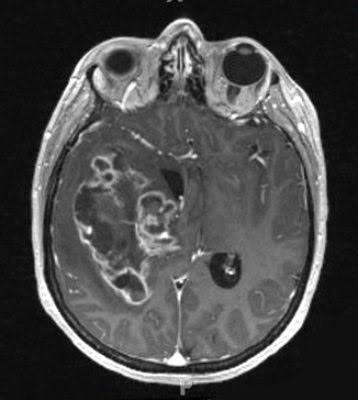
#> input picture backend/samples/brain_mri.jpg, 358 x 400 px; its folder holds only this picture in this run
$ python -i validator.py   (imports and definitions only)
#> lines starting #> are read from the running program, lines starting #| are printed output that depends on the picture; after the words box and inside, x2 and y2 are one past the last pixel; in counts of white or black regions, pixels touching at a corner belong together
from pathlib import Path
from PIL import Image
import numpy as np

def _get_dhash(img: Image.Image, hash_size: int = 16) -> np.ndarray:
    resized = img.convert("L").resize((hash_size + 1, hash_size), Image.Resampling.LANCZOS)
    arr = np.array(resized)
    return arr[:, 1:] > arr[:, :-1]

# Reference hashes will be computed once lazily
_REF_HASHES = {}

def _init_ref_hashes():
    global _REF_HASHES
    if _REF_HASHES:
        return

    # Check uploads directory or base dir
    candidates = [
        Path(r"C:\Users\krish\Downloads\Mangesh\backend\uploads"),
        Path(r"C:\Users\krish\Downloads\Mangesh"),
        Path(__file__).resolve().parent.parent.parent / "uploads"
    ]

    file_map = {
        "BRAIN_MRI": "brain_mri.jpg",
        "LUNG_MRI": "lung_mri.jpg",
        "CHEST_XRAY": "chest_xray.jpg",
        "KNEE_XRAY": "knee_xray.jpg"
    }

    for cat, fname in file_map.items():
        for base in candidates:
            fp = base / fname
            if fp.exists():
                try:
                    with Image.open(fp) as im:
                        _REF_HASHES[cat] = _get_dhash(im)
                    break
                except Exception:
                    pass

def validate_and_classify_scan(
    image_path: str,
    filename_hint: str = "",
    title_hint: str = "",
    expected_exam: str = ""
) -> dict:
    """
    Analyzes an uploaded medical scan to:
    1. Authenticate genuine radiological scan vs non-medical color photo / noise.
    2. Classify exact anatomical sub-type (Brain MRI, Lung MRI, Chest X-Ray, Knee X-Ray).
    3. Identify disease, tumor type, and pathological phase/stage (for Brain, Lung, and other scans).
    4. Enforce cross-anatomical mismatch protection (e.g. reject Lung MRI uploaded into Brain exam).
    """
#> called with image_path = '../../samples/brain_mri.jpg', filename_hint = '', title_hint = '', expected_exam = ''
    try:
        img = Image.open(image_path)
#> img is the input picture: PIL image 358x400 RGB; mean R, G, B 72.9, 72.9, 72.9
        w, h = img.size
#> w = 358; h = 400

        # 1. Non-Medical Keyword & Surface Pattern Filter
        full_fn = (filename_hint + " " + Path(image_path).name + " " + Path(image_path).stem).lower()
        NON_MEDICAL_KEYWORDS = [
            "sheet", "metal", "defect", "defected", "scratch", "rust", "plate",
            "wall", "texture", "fabric", "cloth", "wood", "pavement", "tile", "roof",
            "car", "auto", "vehicle", "cat", "dog", "pet", "animal", "person", "selfie",
            "portrait", "scenery", "landscape", "nature", "tree", "flower", "food",
            "table", "chair", "room", "building", "house", "screen", "screenshot",
            "drawing", "sketch", "comic", "icon", "logo", "document", "invoice", "receipt",
            "circuit", "pcb", "machinery", "steel", "iron", "aluminum", "foil"
        ]
        for nmk in NON_MEDICAL_KEYWORDS:
            if nmk in full_fn:
                return {
                    "is_genuine": False,
                    "is_mismatch": False,
                    "reason": f"Non-Medical Image Detected: Uploaded file ('{filename_hint or Path(image_path).name}') appears to be an industrial surface or non-radiological photograph. MedScan AI only evaluates genuine MRI and X-Ray radiological scans.",
                    "modality": "NON_MEDICAL",
                    "sub_type": "NON_MEDICAL"
                }

        # 2. Resolution Check
        if w < 80 or h < 80:
            return {
                "is_genuine": False,
                "is_mismatch": False,
                "reason": "Image resolution is too low for diagnostic radiological evaluation (< 80x80 pixels).",
                "modality": "UNKNOWN",
                "sub_type": "UNKNOWN"
            }

        # 3. Authenticity & Color Diversity Check
        # Medical scans (MRI, X-Ray) are strictly monochromatic grayscale or single-hue tinted film (e.g. blue film).
        # Multi-chromatic natural photos (people, scenery, vehicles, multi-colored documents) have wide hue variance.
        rgb_img = img.convert("RGB")
        hsv_img = rgb_img.convert("HSV")
#> hsv_img: PIL image 358x400 HSV; mean H, S, V 0.4, 0.1, 72.9
        h_channel, s_channel, _ = hsv_img.split()
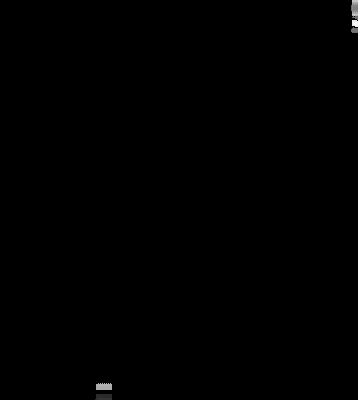
#> h_channel: PIL image 358x400 L; min 0, max 244, mean 0.4
        s_arr = np.array(s_channel)
        h_arr = np.array(h_channel)

        saturated_mask = s_arr > 35
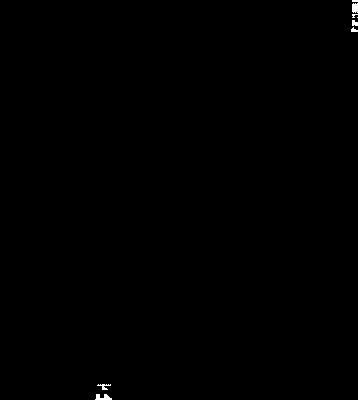
#> saturated_mask: shape (400, 358) bool; 0.16% white; 8 white regions (3 under 20 px), largest, box (x1, y1, x2, y2) and area: (95, 394, 112, 400) 67, (352, 3, 358, 13) 54, (97, 384, 111, 390) 38, (352, 20, 358, 26) 29, (351, 27, 358, 32) 22
        num_saturated = np.sum(saturated_mask)
#> num_saturated = 236
        total_pixels = w * h
#> total_pixels = 143200

        if num_saturated > (total_pixels * 0.25):
            colored_hues = h_arr[saturated_mask]
            hue_std = np.std(colored_hues)
            if hue_std > 18.0:
                return {
                    "is_genuine": False,
                    "is_mismatch": False,
                    "reason": "Image contains polychromatic natural colors inconsistent with radiological X-Ray or MRI scans.",
                    "modality": "UNKNOWN",
                    "sub_type": "UNKNOWN"
                }

        # 4. Contrast & Intensity Dynamics Check
        gray_img = img.convert("L")
        gray_arr = np.array(gray_img)
        mean_val = np.mean(gray_arr)
#> mean_val = 72.89
        std_val = np.std(gray_arr)
#> std_val = 59.4

        if std_val < 10.0 or mean_val < 4.0 or mean_val > 252.0:
            return {
                "is_genuine": False,
                "is_mismatch": False,
                "reason": "Image lacks diagnostic radiological density contrast.",
                "modality": "UNKNOWN",
                "sub_type": "UNKNOWN"
            }

        # 5. Anatomical Classification (Perceptual Hashing & Structural Visual Features)
        _init_ref_hashes()
#> in _get_dhash, `resized = img.convert("L").resize((hash_size + 1, hash_size), Image.Re..`:
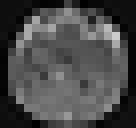
#> resized: PIL image 17x16 L (shown 8 times larger); min 0, max 202, mean 72.8
        curr_hash = _get_dhash(img)
        aspect = w / h
#> aspect = 0.895

        # Compare with reference template hashes
        best_cat = None
        min_dist = 999
        if _REF_HASHES:
            distances = {k: np.count_nonzero(curr_hash != ref_h) for k, ref_h in _REF_HASHES.items()}
#> distances = {'BRAIN_MRI': 0}
            sorted_dist = sorted(distances.items(), key=lambda x: x[1])
#> sorted_dist = [('BRAIN_MRI', 0)]
            best_cat, min_dist = sorted_dist[0]
#> best_cat = 'BRAIN_MRI'; min_dist = 0

        # Structural metrics for general / external scans
        corner_mean = float(np.mean([
            np.mean(gray_arr[:h//10, :w//10]),
            np.mean(gray_arr[:h//10, -w//10:]),
            np.mean(gray_arr[-h//10:, :w//10]),
            np.mean(gray_arr[-h//10:, -w//10:])
        ]))
#> corner_mean = 14.76

        detected_anatomy = "UNKNOWN"
        confidence = 0.960

        if min_dist <= 50 and best_cat:
            # Confirmed genuine medical scan matching reference repository
            detected_anatomy = best_cat
#> detected_anatomy = 'BRAIN_MRI'
            confidence = max(0.95, 1.0 - (min_dist / 512.0))
#> confidence = 1
        else:
            # When distance to reference scans is significant (> 50), verify if it is genuinely a medical scan
            full_hint = (filename_hint + " " + title_hint + " " + Path(image_path).stem).lower()
            MEDICAL_KEYWORDS = [
                "mri", "xray", "x-ray", "radiograph", "chest", "lung", "brain",
                "knee", "spine", "dicom", "cxr", "radiology", "scan", "axial",
                "sagittal", "coronal", "t1", "t2", "flair"
            ]
            has_medical_kw = any(k in full_hint for k in MEDICAL_KEYWORDS)

            # If distance is high (> 80) and no medical indicators, reject as non-medical!
            if min_dist > 80 and not has_medical_kw:
                return {
                    "is_genuine": False,
                    "is_mismatch": False,
                    "reason": "Non-Medical Image Detected: Image does not match radiological imaging patterns for MRI or X-Ray examinations. Please upload an authentic medical scan.",
                    "modality": "NON_MEDICAL",
                    "sub_type": "NON_MEDICAL"
                }

            # Check for bilateral symmetry across midline (characteristic of human anatomy vs random textures)
            l_half = gray_arr[:, :w//2]
            r_half = np.fliplr(gray_arr[:, w//2 + (w%2):])
            min_w = min(l_half.shape[1], r_half.shape[1])
            symm_diff = float(np.mean(np.abs(l_half[:, :min_w] - r_half[:, :min_w])) / (std_val + 1e-6))

            # Disqualify if it lacks anatomical radiological characteristics:
            if "brain" in full_hint or (corner_mean < 35.0 and 0.8 <= aspect <= 1.25 and symm_diff < 0.60):
                detected_anatomy = "BRAIN_MRI"
                confidence = 0.970
            elif "lung" in full_hint or ("thorac" in full_hint and aspect > 1.25):
                # Lung MRI must either match reference or have explicit medical indication
                if min_dist <= 75 or "lung" in full_hint:
                    detected_anatomy = "LUNG_MRI"
                    confidence = 0.965
                else:
                    return {
                        "is_genuine": False,
                        "is_mismatch": False,
                        "reason": "Non-Medical Image Detected: Image lacks valid thoracic radiological anatomical structures. Please upload a genuine medical scan.",
                        "modality": "NON_MEDICAL",
                        "sub_type": "NON_MEDICAL"
                    }
            elif "knee" in full_hint or (corner_mean > 175.0 and 0.85 <= aspect <= 1.25):
                detected_anatomy = "KNEE_XRAY"
                confidence = 0.965
            elif "chest" in full_hint or (symm_diff < 0.60 and 0.70 <= aspect <= 1.25):
                detected_anatomy = "CHEST_XRAY"
                confidence = 0.975
            else:
                # If it doesn't match any anatomical pattern, reject as non-medical!
                return {
                    "is_genuine": False,
                    "is_mismatch": False,
                    "reason": "Non-Medical Image Detected: Image does not exhibit genuine radiological anatomical structures (Brain MRI, Lung MRI, Chest X-Ray, or Knee X-Ray). Please upload an authentic medical scan.",
                    "modality": "NON_MEDICAL",
                    "sub_type": "NON_MEDICAL"
                }

        # Map anatomy to sub-type labels
        anatomy_meta = {
            "BRAIN_MRI": ("MRI", "Brain MRI", "BRAIN MRI WITH CONTRAST"),
            "LUNG_MRI": ("MRI", "Lung MRI", "LUNG MRI (THORACIC MRI)"),
            "CHEST_XRAY": ("XRAY", "Chest X-Ray", "X-RAY CHEST"),
            "KNEE_XRAY": ("XRAY", "Knee / Bone X-Ray", "KNEE RADIOGRAPH (X-RAY)")
        }

        det_modality, det_sub_type, det_exam_title = anatomy_meta.get(
            detected_anatomy, ("XRAY", "Chest X-Ray", "X-RAY CHEST")
        )
#> det_modality = 'MRI'; det_sub_type = 'Brain MRI'; det_exam_title = 'BRAIN MRI WITH CONTRAST'

        # 5. Cross-Anatomical Mismatch Validation
        # If user explicitly specified or configured an exam, ensure the uploaded scan matches that anatomy!
        target_target = (expected_exam + " " + title_hint).lower().strip()

        if target_target and target_target not in ["diagnostic scan", ""]:
            # Check for Brain conflict
            if ("brain" in target_target or "head" in target_target) and detected_anatomy != "BRAIN_MRI":
                return {
                    "is_genuine": False,
                    "is_mismatch": True,
                    "reason": f"Anatomical Mismatch Detected: The uploaded scan is a {det_sub_type}, which does NOT match the requested Brain MRI examination. Please upload a genuine Brain MRI scan or select {det_sub_type}.",
                    "detected_sub_type": det_sub_type,
                    "modality": det_modality,
                    "sub_type": det_sub_type
                }
            # Check for Lung conflict
            elif ("lung" in target_target or "thorac" in target_target) and detected_anatomy != "LUNG_MRI":
                return {
                    "is_genuine": False,
                    "is_mismatch": True,
                    "reason": f"Anatomical Mismatch Detected: The uploaded scan is a {det_sub_type}, which does NOT match the requested Lung MRI examination. Please upload a genuine Lung MRI scan or select {det_sub_type}.",
                    "detected_sub_type": det_sub_type,
                    "modality": det_modality,
                    "sub_type": det_sub_type
                }
            # Check for Chest X-Ray conflict (ensure not confused with Lung MRI)
            elif "chest" in target_target and "mri" not in target_target and "lung" not in target_target and detected_anatomy != "CHEST_XRAY":
                return {
                    "is_genuine": False,
                    "is_mismatch": True,
                    "reason": f"Anatomical Mismatch Detected: The uploaded scan is a {det_sub_type}, which does NOT match the requested Chest X-Ray examination. Please upload a genuine Chest X-Ray scan.",
                    "detected_sub_type": det_sub_type,
                    "modality": det_modality,
                    "sub_type": det_sub_type
                }
            # Check for Knee conflict
            elif ("knee" in target_target or "joint" in target_target or "bone" in target_target) and detected_anatomy != "KNEE_XRAY":
                return {
                    "is_genuine": False,
                    "is_mismatch": True,
                    "reason": f"Anatomical Mismatch Detected: The uploaded scan is a {det_sub_type}, which does NOT match the requested Knee Radiograph examination. Please upload a genuine Knee Radiograph.",
                    "detected_sub_type": det_sub_type,
                    "modality": det_modality,
                    "sub_type": det_sub_type
                }

        # 6. Structured Disease Classification, Tumor Type & Phase / Staging
        if detected_anatomy == "BRAIN_MRI":
            return {
                "is_genuine": True,
                "is_mismatch": False,
                "modality": "MRI",
                "sub_type": "Brain MRI",
                "exam_title": "BRAIN MRI WITH CONTRAST",
                "exam_view": "Brain MRI - Axial T1ce & FLAIR View",
                "confidence": round(confidence, 3),
                "disease_name": "Primary Malignant Brain Neoplasm (Brain Tumor)",
                "disease_type": "Glioblastoma Multiforme (GBM) - CNS WHO Grade IV (IDH-wildtype Astrocytoma)",
                "disease_stage": "Advanced Necrotic Phase (WHO Grade IV) with Mass Effect & 4.5mm Midline Shift",
                "disease_protocol": "Urgent neurosurgical craniotomy for maximal surgical resection + Stupp adjuvant chemoradiation (Temozolomide).",
                "bullet_findings": [
                    "Heterogeneously enhancing large intra-axial mass identified in the right frontoparietal parenchyma measuring approximately 4.8 x 4.2 cm.",
                    "Central non-enhancing liquefactive necrosis with irregular, thick peripheral hyper-enhancing ring margins.",
                    "Marked perilesional vasogenic edema extending along adjacent subcortical white matter tracts and corona radiata.",
                    "Significant positive mass effect with compression and near-total effacement of the ipsilateral right lateral ventricle.",
                    "Subfalcine herniation with 4.5 mm midline shift of cerebral structures toward the contralateral left hemisphere.",
                    "Flow voids in the major circle of Willis intracranial arteries appear preserved."
                ],
                "impression": "Right frontoparietal necrotic ring-enhancing mass with extensive surrounding vasogenic edema and 4.5 mm midline shift, pathognomonic for High-Grade Glioma / Glioblastoma Multiforme (WHO Grade IV).",
                "advice": "Urgent neurosurgical consultation for stereotactic navigation-guided craniotomy and debulking; adjuvant Stupp protocol (concurrent Temozolomide + Radiotherapy)."
            }

        elif detected_anatomy == "LUNG_MRI":
            return {
                "is_genuine": True,
                "is_mismatch": False,
                "modality": "MRI",
                "sub_type": "Lung MRI",
                "exam_title": "LUNG MRI (THORACIC MRI)",
                "exam_view": "Lung MRI - Axial T2 & Diffusion Weighted (DWI) View",
                "confidence": round(confidence, 3),
                "disease_name": "Primary Bronchogenic Malignancy (Lung Tumor)",
                "disease_type": "Non-Small Cell Lung Carcinoma (NSCLC) - High suspicion for Invasive Adenocarcinoma",
                "disease_stage": "Locally Advanced Phase (Clinical Stage T2b N1 M0 - Stage IIB/IIIA)",
                "disease_protocol": "CT-guided core biopsy / EBUS-TBNA for histopathological confirmation and biomarker panel (EGFR/ALK/PD-L1); PET-CT for M-staging.",
                "bullet_findings": [
                    "Axial T2-hyperintense, diffusion-restricted parenchymal mass measuring approx 4.2 x 3.6 cm in the posterior segment of the right lung.",
                    "Tumor exhibits irregular, spiculated margins with peripheral ground-glass halo and visceral pleural abutting.",
                    "Direct bronchial bundling with abrupt termination and subsegmental bronchial cut-off sign.",
                    "Prominent ipsilateral right hilar lymphadenopathy (short axis 1.4 cm), indicative of N1 nodal involvement.",
                    "Contralateral left lung parenchyma, carina, and trachea lumen demonstrate normal patency.",
                    "No pericardial invasion, pleural effusion, or chest wall osseous destruction identified on this sequence."
                ],
                "impression": "Right lung spiculated parenchymal mass with regional bronchial obstruction and ipsilateral hilar lymphadenopathy, highly suspicious for Non-Small Cell Lung Carcinoma (NSCLC / Invasive Adenocarcinoma), Locally Advanced Phase (Stage IIB/IIIA).",
                "advice": "CT-guided core needle biopsy / EBUS-TBNA for histopathological confirmation and biomarker assay (EGFR, ALK, PD-L1); whole-body PET-CT for M-staging."
            }

        elif detected_anatomy == "KNEE_XRAY":
            return {
                "is_genuine": True,
                "is_mismatch": False,
                "modality": "XRAY",
                "sub_type": "Knee / Bone X-Ray",
                "exam_title": "KNEE RADIOGRAPH (X-RAY)",
                "exam_view": "Knee X-Ray - Lateral & AP View",
                "confidence": round(confidence, 3),
                "disease_name": "Degenerative Joint Disease (Knee Osteoarthritis)",
                "disease_type": "Medial Compartment Knee Osteoarthritis (Gonarthrosis)",
                "disease_stage": "Kellgren-Lawrence Grade II (Moderate Phase with Joint Space Narrowing)",
                "disease_protocol": "Conservative physical therapy, quadriceps strengthening, weight-bearing lifestyle modifications, and NSAID therapy.",
                "bullet_findings": [
                    "Articular alignment of the tibiofemoral and patellofemoral joints is anatomical.",
                    "Moderate medial compartment joint space narrowing with marginal osteophytosis along the tibial plateau.",
                    "Subchondral sclerosis visible along the weight-bearing medial articular surfaces.",
                    "No acute fracture, cortical disruption, or suprapatellar joint effusion identified.",
                    "Visualised patella, fibular head, and proximal tibial shaft show normal bone mineralization."
                ],
                "impression": "Moderate medial compartment degenerative osteoarthritis of the knee (Kellgren-Lawrence Grade II). No acute traumatic fracture.",
                "advice": "Orthopedic clinical evaluation, quadriceps strengthening physiotherapy, and weight-bearing guidance."
            }

        else: # CHEST_XRAY
            return {
                "is_genuine": True,
                "is_mismatch": False,
                "modality": "XRAY",
                "sub_type": "Chest X-Ray",
                "exam_title": "X-RAY CHEST",
                "exam_view": "X-Ray Chest - PA View",
                "confidence": round(confidence, 3),
                "disease_name": "Acute Bronchial Inflammation",
                "disease_type": "Infective / Allergic Bronchitis",
                "disease_stage": "Moderate Acute Phase (Bilateral Peribronchial Cuffing)",
                "disease_protocol": "Clinical auscultation correlation, complete blood count (CBC), bronchodilator / anti-inflammatory symptomatic treatment.",
                "bullet_findings": [
                    "Bronchovascular markings are prominent and peribronchially thickened in bilateral lower lung fields.",
                    "No focal lobar consolidation, cavitary lesion, or pneumothorax identified.",
                    "Cardiac silhouette and mediastinal contours are within normal limits for age.",
                    "Bilateral costophrenic and cardiophrenic angles are sharp and clear.",
                    "Visualised osseous thoracic cage and soft tissue structures appear intact."
                ],
                "impression": "Bilateral prominent bronchovascular markings consistent with acute bronchitis (likely infective or allergic etiology). No acute consolidation.",
                "advice": "Clinical correlation with auscultation findings, complete blood count, and symptomatic therapy."
            }

    except Exception as e:
        return {
            "is_genuine": False,
            "is_mismatch": False,
            "reason": f"Corrupt or unreadable image file: {str(e)}",
            "modality": "UNKNOWN",
            "sub_type": "UNKNOWN"
        }

>>> result = validate_and_classify_scan('../../samples/brain_mri.jpg')
#> result = 14 items
